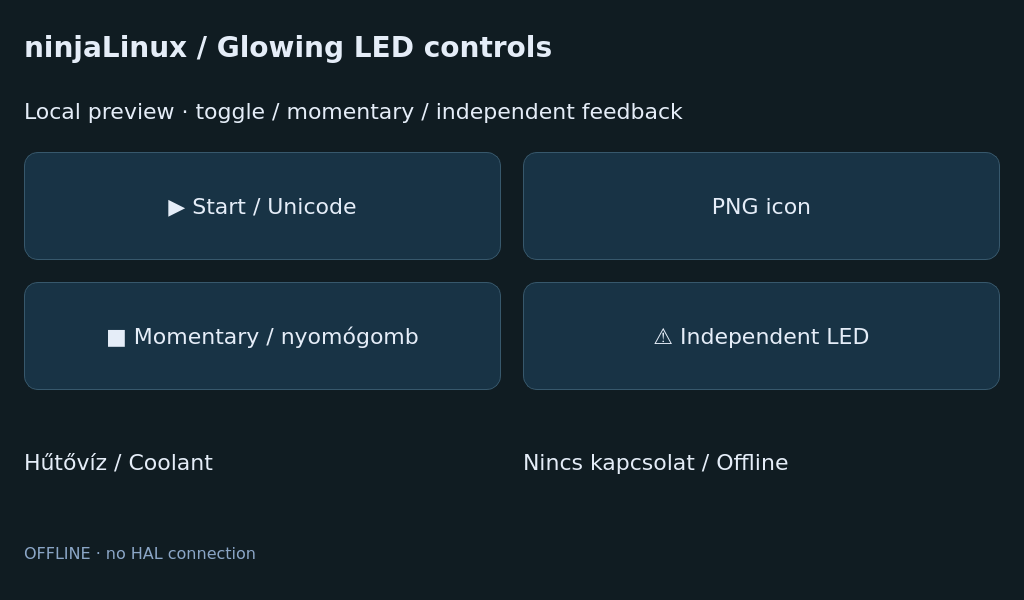
<?xml version="1.0" encoding="UTF-8"?>
<ui version="4.0">
 <class>NinjaLedPanel</class>
 <widget class="QWidget" name="NinjaLedPanel">
  <property name="geometry"><rect><x>0</x><y>0</y><width>1024</width><height>600</height></rect></property>
  <property name="windowTitle"><string>ninjaLinux / LED controls</string></property>
  <property name="styleSheet"><string>QWidget { background: #101c22; color: #e5edf8; font-family: DejaVu Sans; font-size: 22px; } QLabel#titleLabel { font-size: 28px; font-weight: bold; } QLabel#statusLabel { color: #8ba6c7; font-size: 16px; } QPushButton { background: #183345; border: 1px solid #37586c; border-radius: 14px; padding: 12px; } QPushButton:checked { background: #214a50; border-color: #40bca0; } QPushButton:pressed { background: #30646b; } LedLabel { background: #142b36; border: 1px solid #37586c; border-radius: 14px; }</string></property>
  <layout class="QVBoxLayout" name="mainLayout">
   <property name="spacing"><number>18</number></property>
   <property name="leftMargin"><number>24</number></property><property name="rightMargin"><number>24</number></property><property name="topMargin"><number>24</number></property><property name="bottomMargin"><number>24</number></property>
   <item><widget class="QLabel" name="titleLabel"><property name="text"><string>ninjaLinux / Glowing LED controls</string></property></widget></item>
   <item><widget class="QLabel" name="helpLabel"><property name="text"><string>Local preview · toggle / momentary / independent feedback</string></property></widget></item>
   <item><layout class="QGridLayout" name="controlLayout">
    <property name="horizontalSpacing"><number>22</number></property><property name="verticalSpacing"><number>22</number></property>
    <item row="0" column="0"><widget class="LedButton" name="startButton"><property name="text"><string>▶ Start / Unicode</string></property><property name="minimumSize"><size><width>0</width><height>108</height></size></property><property name="checked"><bool>true</bool></property></widget></item>
    <item row="0" column="1"><widget class="LedButton" name="iconButton"><property name="text"><string>PNG icon</string></property><property name="minimumSize"><size><width>0</width><height>108</height></size></property><property name="icon"><iconset resource="led_icons.qrc"><normaloff>:/ninjaui/power.png</normaloff>:/ninjaui/power.png</iconset></property><property name="iconSize"><size><width>32</width><height>32</height></size></property><property name="ledColor" stdset="0"><color><red>65</red><green>177</green><blue>255</blue></color></property></widget></item>
    <item row="1" column="0"><widget class="LedButton" name="momentaryButton"><property name="text"><string>■ Momentary / nyomógomb</string></property><property name="checkable"><bool>false</bool></property><property name="minimumSize"><size><width>0</width><height>108</height></size></property><property name="ledColor" stdset="0"><color><red>255</red><green>186</green><blue>93</blue></color></property></widget></item>
    <item row="1" column="1"><widget class="LedButton" name="feedbackButton"><property name="text"><string>⚠ Independent LED</string></property><property name="checkable"><bool>false</bool></property><property name="followButton" stdset="0"><bool>false</bool></property><property name="active" stdset="0"><bool>true</bool></property><property name="minimumSize"><size><width>0</width><height>108</height></size></property><property name="ledColor" stdset="0"><color><red>255</red><green>140</green><blue>64</blue></color></property></widget></item>
    <item row="2" column="0"><widget class="LedLabel" name="coolantLabel"><property name="text"><string>Hűtővíz / Coolant</string></property><property name="active" stdset="0"><bool>true</bool></property><property name="minimumSize"><size><width>0</width><height>100</height></size></property><property name="ledColor" stdset="0"><color><red>65</red><green>177</green><blue>255</blue></color></property></widget></item>
    <item row="2" column="1"><widget class="LedLabel" name="offlineLabel"><property name="text"><string>Nincs kapcsolat / Offline</string></property><property name="connected" stdset="0"><bool>false</bool></property><property name="ledOnRight" stdset="0"><bool>false</bool></property><property name="minimumSize"><size><width>0</width><height>100</height></size></property></widget></item>
   </layout></item>
   <item><widget class="QLabel" name="statusLabel"><property name="text"><string>OFFLINE · no HAL connection</string></property></widget></item>
  </layout>
 </widget>
 <customwidgets>
  <customwidget><class>LedButton</class><extends>QPushButton</extends><header>ninjaui.widgets</header></customwidget>
  <customwidget><class>LedLabel</class><extends>QLabel</extends><header>ninjaui.widgets</header></customwidget>
 </customwidgets>
 <resources><include location="led_icons.qrc"/></resources>
 <connections/>
</ui>
